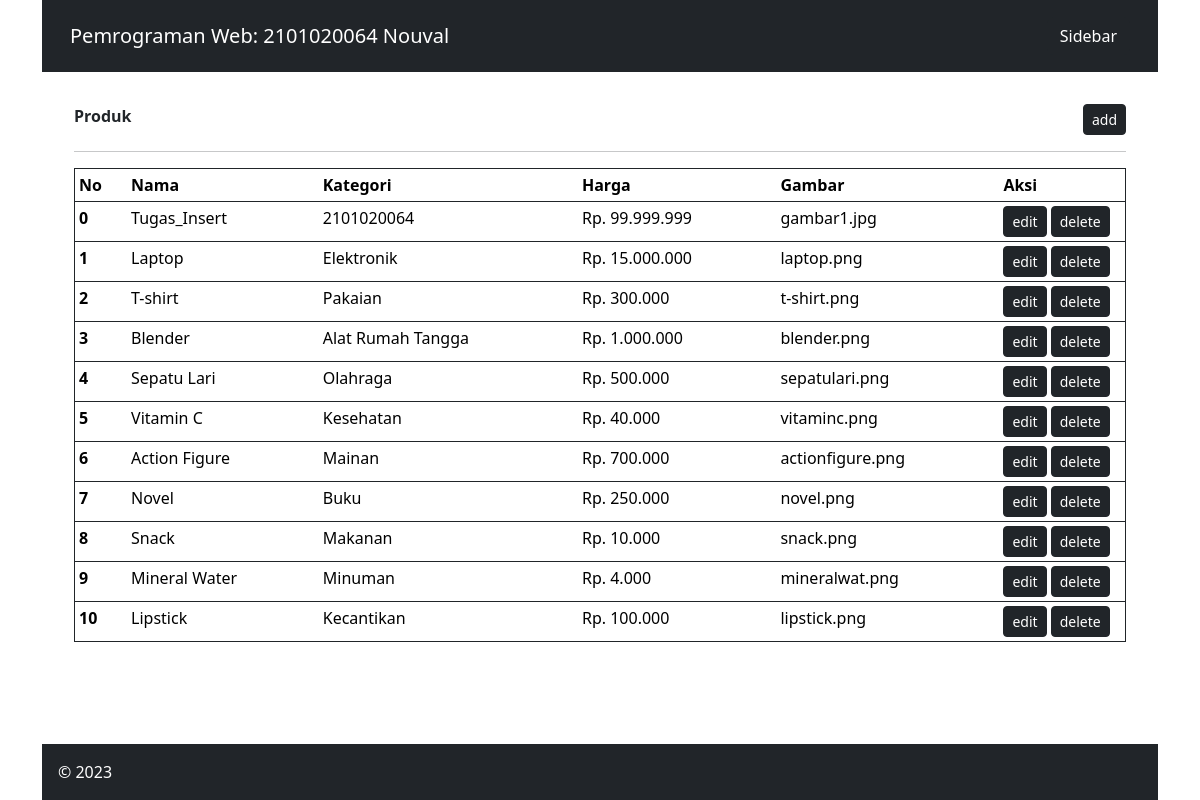
The app's page /admin/index.php with its own data.
### tables this page shows
CREATE TABLE `produk` (
  `id_produk` int(11) NOT NULL,
  `nama_produk` varchar(255) NOT NULL,
  `id_kategori` int(11) NOT NULL,
  `harga` int(11) DEFAULT NULL,
  `gambar` varchar(255) DEFAULT NULL
);

CREATE TABLE `kategori` (
  `id_kategori` int(11) NOT NULL,
  `nama_kategori` varchar(255) NOT NULL
);

### admin/produk.php (the view)
<div class="row justify-content-between">
	<div class="col-10"><b>Produk </b></div>
	<div class="col-2 d-flex justify-content-end align-items-end">
		<a href="index.php?page=produk-add"><button class="btn btn-dark btn-sm" type="button">add</button></a>
	</div>
</div>
<hr>
<table class="table table-sm border border-dark">
	<thead class="thead-dark">
		<tr>
			<th scope="col" width="5%">No</th>
			<th scope="col">Nama</th>
			<th scope="col">Kategori</th>
			<th scope="col">Harga</th>
			<th scope="col">Gambar</th>
			<th scope="col" width="12%">Aksi</th>
		</tr>
	</thead>
	<tbody>
		<?php
		$que   	= "SELECT * FROM produk INNER JOIN kategori ON produk.id_kategori=kategori.id_kategori order by id_produk";
		$select = mysqli_query($con,$que);
		while($data= mysqli_fetch_array($select)){
			?>
			<tr>
				<th scope="row"><?php echo $data['id_produk']; ?></th>
				<td><?php echo $data['nama_produk']; ?></td>
				<td><?php echo $data['nama_kategori']; ?></td>
				<td class="align-right">
					<?php
					$uang = $data['harga'];
					$uang_format = number_format($uang, 0, ',', '.');
					echo "Rp. " . $uang_format;
					?>
				</td>
				<td><?php echo $data['gambar']; ?></td>
				<td>
					<button class="btn btn-dark btn-sm" type="button">edit</button>
					<a href="index.php?page=produk-del&id=<?php echo $data['id_produk']; ?>"><button class="btn btn-dark btn-sm" type="button">delete</button></a>
				</td>
			</tr>
		<?php } ?>
	</tbody>
</table>

### admin/index.php (shortened to what this page needs)
<!DOCTYPE html>
<html lang="en">
<head>
    <link href="https://cdn.jsdelivr.net/npm/bootstrap@5.3.2/dist/css/bootstrap.min.css" rel="stylesheet">
</head>
<body class="container d-flex flex-column h-100">
    <header>
        <nav class="navbar navbar-expand-lg navbar-dark bg-dark p-3">
            <div class="container">
                <a class="navbar-brand" href="#">Pemrograman Web: 2101020064 Nouval</a>
                <button class="btn btn-dark" type="button" data-bs-toggle="collapse" data-bs-target="#collapseExample" aria-expanded="false" aria-controls="collapseExample">
                    Sidebar
                </button>
            </div>
        </nav>
    </header>
    <div class="container flex-grow-1" id="content">
        <div class="row h-100">
            <div class="col p-3 h-100">
                <div class="p-3">
                    <?php
                    include "../koneksi.php";
                    $halaman = isset($_GET['page']) ? $_GET['page'] : 'produk';
                    switch ($halaman) {
                        default:
                            include('produk.php');
                            break;
                    }
                    ?>
            </div>
        </div>
    </div>
</div>
<footer class="bg-dark text-white p-3" >
    <a>&copy; 2023</a>
</footer>
</body>
</html>

### admin/index.php (style rules this page uses)
html, body { height: 100%; }

### records on screen
produk: id_produk "0", nama_produk "Tugas_Insert", id_kategori.nama_kategori "2101020064", harga "99.999.999", gambar "gambar1.jpg"
produk: id_produk "1", nama_produk "Laptop", id_kategori.nama_kategori "Elektronik", harga "15.000.000", gambar "laptop.png"
produk: id_produk "2", nama_produk "T-shirt", id_kategori.nama_kategori "Pakaian", harga "300.000", gambar "t-shirt.png"
produk: id_produk "3", nama_produk "Blender", id_kategori.nama_kategori "Alat Rumah Tangga", harga "1.000.000", gambar "blender.png"
produk: id_produk "4", nama_produk "Sepatu Lari", id_kategori.nama_kategori "Olahraga", harga "500.000", gambar "sepatulari.png"
produk: id_produk "5", nama_produk "Vitamin C", id_kategori.nama_kategori "Kesehatan", harga "40.000", gambar "vitaminc.png"
produk: id_produk "6", nama_produk "Action Figure", id_kategori.nama_kategori "Mainan", harga "700.000", gambar "actionfigure.png"
produk: id_produk "7", nama_produk "Novel", id_kategori.nama_kategori "Buku", harga "250.000", gambar "novel.png"
produk: id_produk "8", nama_produk "Snack", id_kategori.nama_kategori "Makanan", harga "10.000", gambar "snack.png"
produk: id_produk "9", nama_produk "Mineral Water", id_kategori.nama_kategori "Minuman", harga "4.000", gambar "mineralwat.png"
produk: id_produk "10", nama_produk "Lipstick", id_kategori.nama_kategori "Kecantikan", harga "100.000", gambar "lipstick.png"
